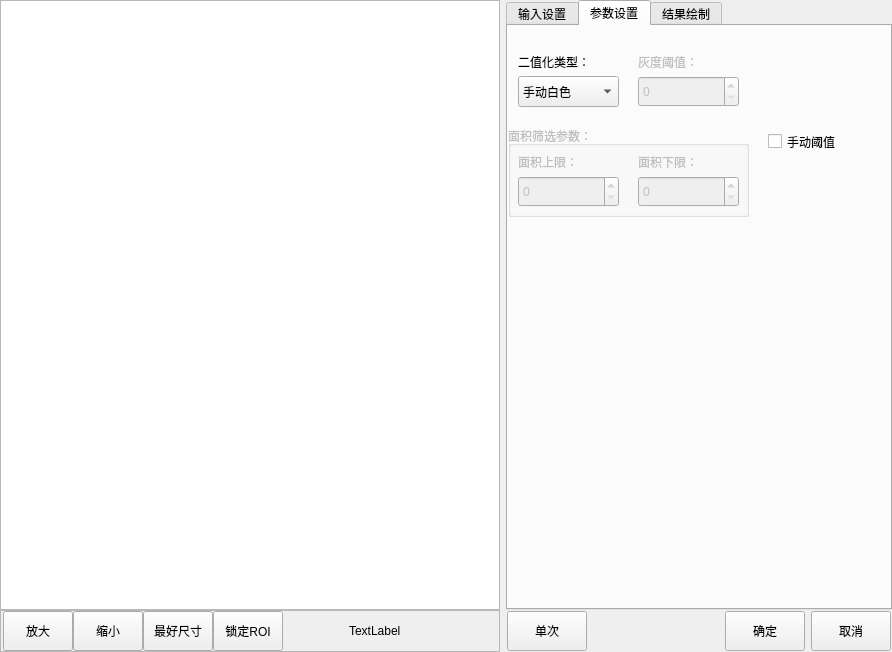
<?xml version="1.0" encoding="UTF-8"?>
<ui version="4.0">
 <class>CMvDenoiseBinarization</class>
 <widget class="QWidget" name="CMvDenoiseBinarization">
  <property name="geometry">
   <rect>
    <x>0</x>
    <y>0</y>
    <width>892</width>
    <height>652</height>
   </rect>
  </property>
  <property name="windowTitle">
   <string>去噪二值化</string>
  </property>
  <layout class="QHBoxLayout" name="horizontalLayout_3">
   <property name="leftMargin">
    <number>0</number>
   </property>
   <property name="topMargin">
    <number>0</number>
   </property>
   <property name="rightMargin">
    <number>0</number>
   </property>
   <property name="bottomMargin">
    <number>0</number>
   </property>
   <item>
    <layout class="QVBoxLayout" name="verticalLayout_2">
     <property name="spacing">
      <number>0</number>
     </property>
     <item>
      <widget class="QGraphicsView" name="graphicsView_mainImage">
       <property name="minimumSize">
        <size>
         <width>500</width>
         <height>600</height>
        </size>
       </property>
       <property name="maximumSize">
        <size>
         <width>16777215</width>
         <height>16777215</height>
        </size>
       </property>
      </widget>
     </item>
     <item>
      <widget class="QFrame" name="frame">
       <property name="minimumSize">
        <size>
         <width>500</width>
         <height>42</height>
        </size>
       </property>
       <property name="maximumSize">
        <size>
         <width>500</width>
         <height>42</height>
        </size>
       </property>
       <property name="frameShape">
        <enum>QFrame::StyledPanel</enum>
       </property>
       <property name="frameShadow">
        <enum>QFrame::Raised</enum>
       </property>
       <layout class="QHBoxLayout" name="horizontalLayout">
        <property name="spacing">
         <number>0</number>
        </property>
        <property name="leftMargin">
         <number>2</number>
        </property>
        <property name="topMargin">
         <number>0</number>
        </property>
        <property name="rightMargin">
         <number>0</number>
        </property>
        <property name="bottomMargin">
         <number>0</number>
        </property>
        <item>
         <widget class="QPushButton" name="pushButton_zoomIn">
          <property name="minimumSize">
           <size>
            <width>70</width>
            <height>40</height>
           </size>
          </property>
          <property name="maximumSize">
           <size>
            <width>70</width>
            <height>40</height>
           </size>
          </property>
          <property name="text">
           <string>放大</string>
          </property>
         </widget>
        </item>
        <item>
         <widget class="QPushButton" name="pushButton_zoomOut">
          <property name="minimumSize">
           <size>
            <width>70</width>
            <height>40</height>
           </size>
          </property>
          <property name="maximumSize">
           <size>
            <width>70</width>
            <height>40</height>
           </size>
          </property>
          <property name="text">
           <string>缩小</string>
          </property>
         </widget>
        </item>
        <item>
         <widget class="QPushButton" name="pushButton_zoomBest">
          <property name="minimumSize">
           <size>
            <width>70</width>
            <height>40</height>
           </size>
          </property>
          <property name="maximumSize">
           <size>
            <width>70</width>
            <height>40</height>
           </size>
          </property>
          <property name="text">
           <string>最好尺寸</string>
          </property>
         </widget>
        </item>
        <item>
         <widget class="QPushButton" name="pushButton_lockRoiMove">
          <property name="minimumSize">
           <size>
            <width>70</width>
            <height>40</height>
           </size>
          </property>
          <property name="maximumSize">
           <size>
            <width>70</width>
            <height>40</height>
           </size>
          </property>
          <property name="text">
           <string>锁定ROI</string>
          </property>
         </widget>
        </item>
        <item>
         <spacer name="horizontalSpacer">
          <property name="orientation">
           <enum>Qt::Horizontal</enum>
          </property>
          <property name="sizeHint" stdset="0">
           <size>
            <width>63</width>
            <height>20</height>
           </size>
          </property>
         </spacer>
        </item>
        <item>
         <widget class="QLabel" name="label_mousePos">
          <property name="minimumSize">
           <size>
            <width>150</width>
            <height>40</height>
           </size>
          </property>
          <property name="maximumSize">
           <size>
            <width>150</width>
            <height>40</height>
           </size>
          </property>
          <property name="text">
           <string>TextLabel</string>
          </property>
         </widget>
        </item>
       </layout>
      </widget>
     </item>
    </layout>
   </item>
   <item>
    <layout class="QVBoxLayout" name="verticalLayout">
     <property name="spacing">
      <number>0</number>
     </property>
     <item>
      <widget class="QTabWidget" name="tabWidget">
       <property name="minimumSize">
        <size>
         <width>382</width>
         <height>602</height>
        </size>
       </property>
       <property name="maximumSize">
        <size>
         <width>16777215</width>
         <height>16777215</height>
        </size>
       </property>
       <property name="currentIndex">
        <number>1</number>
       </property>
       <widget class="QWidget" name="tab">
        <attribute name="title">
         <string>输入设置</string>
        </attribute>
        <widget class="QLabel" name="label_funcName">
         <property name="geometry">
          <rect>
           <x>20</x>
           <y>30</y>
           <width>81</width>
           <height>16</height>
          </rect>
         </property>
         <property name="text">
          <string>检测器名称：</string>
         </property>
        </widget>
        <widget class="QCheckBox" name="checkBox_enableFunc">
         <property name="geometry">
          <rect>
           <x>270</x>
           <y>20</y>
           <width>101</width>
           <height>31</height>
          </rect>
         </property>
         <property name="minimumSize">
          <size>
           <width>101</width>
           <height>31</height>
          </size>
         </property>
         <property name="text">
          <string>启用检测器</string>
         </property>
         <property name="checked">
          <bool>true</bool>
         </property>
        </widget>
        <widget class="QPlainTextEdit" name="plainTextEdit_funcName">
         <property name="geometry">
          <rect>
           <x>130</x>
           <y>20</y>
           <width>131</width>
           <height>31</height>
          </rect>
         </property>
         <property name="minimumSize">
          <size>
           <width>131</width>
           <height>31</height>
          </size>
         </property>
         <property name="maximumSize">
          <size>
           <width>131</width>
           <height>31</height>
          </size>
         </property>
         <property name="overwriteMode">
          <bool>false</bool>
         </property>
        </widget>
        <widget class="QTableWidget" name="tableWidget_input">
         <property name="geometry">
          <rect>
           <x>20</x>
           <y>70</y>
           <width>341</width>
           <height>391</height>
          </rect>
         </property>
         <property name="editTriggers">
          <set>QAbstractItemView::NoEditTriggers</set>
         </property>
         <property name="selectionMode">
          <enum>QAbstractItemView::SingleSelection</enum>
         </property>
         <property name="textElideMode">
          <enum>Qt::ElideRight</enum>
         </property>
         <property name="verticalScrollMode">
          <enum>QAbstractItemView::ScrollPerItem</enum>
         </property>
         <property name="showGrid">
          <bool>false</bool>
         </property>
         <attribute name="horizontalHeaderStretchLastSection">
          <bool>true</bool>
         </attribute>
         <attribute name="verticalHeaderVisible">
          <bool>false</bool>
         </attribute>
         <attribute name="verticalHeaderCascadingSectionResizes">
          <bool>false</bool>
         </attribute>
         <row>
          <property name="text">
           <string>1</string>
          </property>
         </row>
         <column>
          <property name="text">
           <string>输入名称</string>
          </property>
         </column>
         <column>
          <property name="text">
           <string>输入来源</string>
          </property>
         </column>
         <item row="0" column="0">
          <property name="text">
           <string>黑白图像</string>
          </property>
         </item>
         <item row="0" column="1">
          <property name="text">
           <string>某个检测器的输出</string>
          </property>
         </item>
        </widget>
       </widget>
       <widget class="QWidget" name="tab_2">
        <attribute name="title">
         <string>参数设置</string>
        </attribute>
        <widget class="QComboBox" name="comboBox_binaryDetection">
         <property name="geometry">
          <rect>
           <x>10</x>
           <y>50</y>
           <width>101</width>
           <height>31</height>
          </rect>
         </property>
         <item>
          <property name="text">
           <string>手动白色</string>
          </property>
         </item>
         <item>
          <property name="text">
           <string>手动黑色</string>
          </property>
         </item>
         <item>
          <property name="text">
           <string>自动白色</string>
          </property>
         </item>
         <item>
          <property name="text">
           <string>自动黑色</string>
          </property>
         </item>
        </widget>
        <widget class="QLabel" name="label_binaryDetection">
         <property name="geometry">
          <rect>
           <x>10</x>
           <y>20</y>
           <width>111</width>
           <height>31</height>
          </rect>
         </property>
         <property name="text">
          <string>二值化类型：</string>
         </property>
        </widget>
        <widget class="QLabel" name="label_grayLevel">
         <property name="enabled">
          <bool>false</bool>
         </property>
         <property name="geometry">
          <rect>
           <x>130</x>
           <y>20</y>
           <width>111</width>
           <height>31</height>
          </rect>
         </property>
         <property name="text">
          <string>灰度阈值：</string>
         </property>
        </widget>
        <widget class="QSpinBox" name="spinBox_grayLevel">
         <property name="enabled">
          <bool>false</bool>
         </property>
         <property name="geometry">
          <rect>
           <x>130</x>
           <y>50</y>
           <width>101</width>
           <height>31</height>
          </rect>
         </property>
         <property name="maximum">
          <number>255</number>
         </property>
        </widget>
        <widget class="QGroupBox" name="groupBox_area">
         <property name="enabled">
          <bool>false</bool>
         </property>
         <property name="geometry">
          <rect>
           <x>0</x>
           <y>100</y>
           <width>241</width>
           <height>91</height>
          </rect>
         </property>
         <property name="title">
          <string>面积筛选参数：</string>
         </property>
         <widget class="QSpinBox" name="spinBox_areaMax">
          <property name="geometry">
           <rect>
            <x>10</x>
            <y>50</y>
            <width>101</width>
            <height>31</height>
           </rect>
          </property>
          <property name="maximum">
           <number>50000000</number>
          </property>
         </widget>
         <widget class="QLabel" name="label_areaMax">
          <property name="geometry">
           <rect>
            <x>10</x>
            <y>20</y>
            <width>111</width>
            <height>31</height>
           </rect>
          </property>
          <property name="text">
           <string>面积上限：</string>
          </property>
         </widget>
         <widget class="QLabel" name="label_areaMin">
          <property name="geometry">
           <rect>
            <x>130</x>
            <y>20</y>
            <width>111</width>
            <height>31</height>
           </rect>
          </property>
          <property name="text">
           <string>面积下限：</string>
          </property>
         </widget>
         <widget class="QSpinBox" name="spinBox_areaMin">
          <property name="geometry">
           <rect>
            <x>130</x>
            <y>50</y>
            <width>101</width>
            <height>31</height>
           </rect>
          </property>
          <property name="maximum">
           <number>50000000</number>
          </property>
         </widget>
        </widget>
        <widget class="QCheckBox" name="checkBox_detectionMode">
         <property name="geometry">
          <rect>
           <x>260</x>
           <y>100</y>
           <width>101</width>
           <height>31</height>
          </rect>
         </property>
         <property name="minimumSize">
          <size>
           <width>101</width>
           <height>31</height>
          </size>
         </property>
         <property name="text">
          <string>手动阈值</string>
         </property>
        </widget>
       </widget>
       <widget class="QWidget" name="tab_4">
        <attribute name="title">
         <string>结果绘制</string>
        </attribute>
        <widget class="QCheckBox" name="checkBox_valuTrig">
         <property name="geometry">
          <rect>
           <x>30</x>
           <y>20</y>
           <width>101</width>
           <height>31</height>
          </rect>
         </property>
         <property name="text">
          <string>启用绘制</string>
         </property>
         <property name="checked">
          <bool>true</bool>
         </property>
        </widget>
       </widget>
      </widget>
     </item>
     <item>
      <layout class="QHBoxLayout" name="horizontalLayout_2">
       <property name="leftMargin">
        <number>1</number>
       </property>
       <property name="topMargin">
        <number>1</number>
       </property>
       <property name="rightMargin">
        <number>1</number>
       </property>
       <property name="bottomMargin">
        <number>1</number>
       </property>
       <item>
        <widget class="QPushButton" name="pushButton_ones">
         <property name="minimumSize">
          <size>
           <width>80</width>
           <height>40</height>
          </size>
         </property>
         <property name="maximumSize">
          <size>
           <width>80</width>
           <height>40</height>
          </size>
         </property>
         <property name="text">
          <string>单次</string>
         </property>
        </widget>
       </item>
       <item>
        <spacer name="horizontalSpacer_2">
         <property name="orientation">
          <enum>Qt::Horizontal</enum>
         </property>
         <property name="sizeHint" stdset="0">
          <size>
           <width>40</width>
           <height>20</height>
          </size>
         </property>
        </spacer>
       </item>
       <item>
        <widget class="QPushButton" name="pushButton_affirm">
         <property name="minimumSize">
          <size>
           <width>80</width>
           <height>40</height>
          </size>
         </property>
         <property name="maximumSize">
          <size>
           <width>80</width>
           <height>40</height>
          </size>
         </property>
         <property name="text">
          <string>确定</string>
         </property>
        </widget>
       </item>
       <item>
        <widget class="QPushButton" name="pbPrev_cancel">
         <property name="minimumSize">
          <size>
           <width>80</width>
           <height>40</height>
          </size>
         </property>
         <property name="maximumSize">
          <size>
           <width>80</width>
           <height>40</height>
          </size>
         </property>
         <property name="text">
          <string>取消</string>
         </property>
        </widget>
       </item>
      </layout>
     </item>
    </layout>
   </item>
  </layout>
 </widget>
 <layoutdefault spacing="6" margin="11"/>
 <resources>
  <include location="CMvFindRoundParamWidget.qrc"/>
 </resources>
 <connections/>
</ui>
